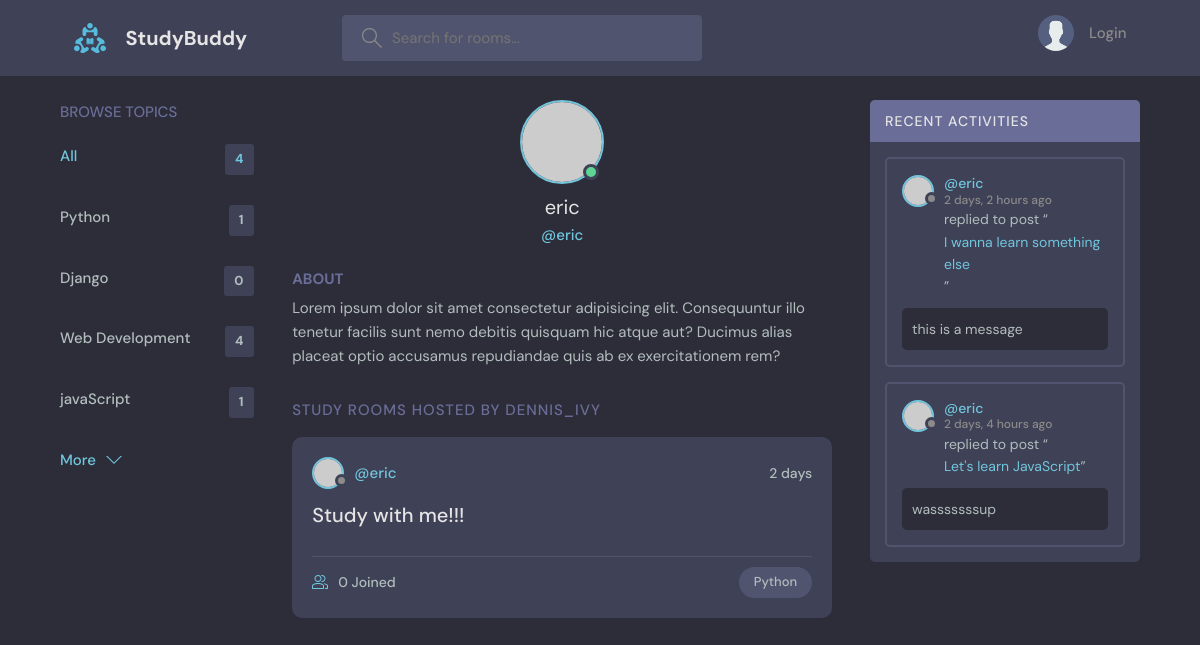
/profile/3, run on an earlier commit of the app's database.
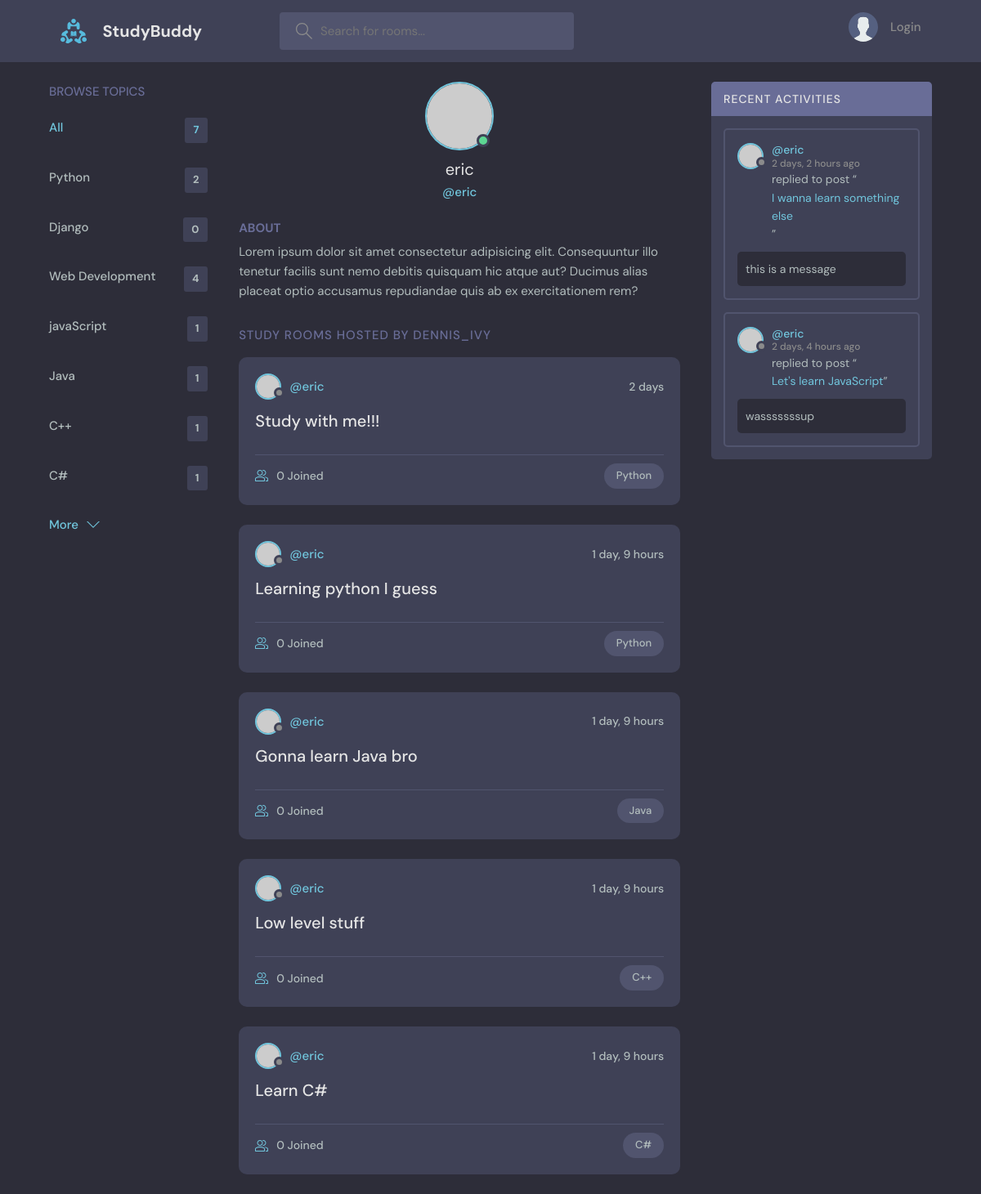
And on a later commit of the database.
### base/models.py (models this page shows, shortened)
class Topic(models.Model):
    name = models.CharField(max_length=200)

class Room(models.Model):
    host = models.ForeignKey(User, on_delete=models.SET_NULL, null=True)
    topic = models.ForeignKey(Topic, on_delete=models.SET_NULL, null=True) # a room can only have one topic
    name = models.CharField(max_length=200)
    description = models.TextField(null=True, blank=True)   # blanks allowed
    participants = models.ManyToManyField(User, related_name='participants', blank=True)
    updated = models.DateTimeField(auto_now=True)   # timestamp for when saved
    created = models.DateTimeField(auto_now_add=True)   # timestamp for when created
    def __str__(self):
        return self.name

class Message(models.Model):
    user = models.ForeignKey(User, on_delete=models.CASCADE) # note that we are using the default django User as imported
    room = models.ForeignKey(Room, on_delete=models.CASCADE) # one to many relationship, related to Room. CASCADE - when a room is deleted, all its messages are deleted
    body = models.TextField()
    updated = models.DateTimeField(auto_now=True)   # timestamp for when saved
    created = models.DateTimeField(auto_now_add=True)   # timestamp for when created
    class Meta:
        ordering = ['-updated', '-created'] # dash is descending order

### base/views.py (the view)
# urls.py: path('profile/<str:pk>', views.userProfile, name="user-profile"),
def userProfile(request, pk):
    user = User.objects.get(id=pk)
    rooms = user.room_set.all()
    room_messages = user.message_set.all()
    topics = Topic.objects.all()
    context = {'user' : user, 'rooms' : rooms, 'room_messages' : room_messages,
               'topics' : topics}
    return render(request, 'base/profile.html', context)

### base/templates/base/profile.html (shortened to what this page needs)
{% extends 'main.html' %} {% block content %}
  <main class="profile-page layout layout--3">
    <div class="container">
      {% include 'base/topics_component.html' %}
      <div class="roomList">
        <div class="profile">
          <div class="profile__avatar">
            <div class="avatar avatar--large active">
              <img src="https://randomuser.me/api/portraits/men/11.jpg" />
            </div>
          </div>
          <div class="profile__info">
            <h3>{{user.username}}</h3>
            <p>@{{user.username}}</p>
          </div>
          <div class="profile__about">
            <h3>About</h3>
            <p>
              Lorem ipsum dolor sit amet consectetur adipisicing elit. Consequuntur illo tenetur
              facilis sunt nemo debitis quisquam hic atque aut? Ducimus alias placeat optio
              accusamus repudiandae quis ab ex exercitationem rem?
            </p>
          </div>
        </div>
        <div class="roomList__header">
          <div>
            <h2>Study Rooms Hosted by dennis_ivy</a>
            </h2>
          </div>
        </div>
        {% include 'base/feed_component.html' %}
      </div>
      {% include 'base/activity_component.html' %}
    </div>
  </main>
  {% endblock content %}

### templates/main.html (shortened to what this page needs)
<!DOCTYPE html>
{% load static %}
<html lang="en">
  <head>
    <link rel="stylesheet" href="{% static 'styles/style.css' %}" />
  </head>
  <body>
    {% include 'navbar.html' %}  {% block content %} {% endblock %}
  </body>
</html>

### templates/navbar.html (shortened to what this page needs)
{% load static %}
<header class="header header--loggedIn">
  <div class="container">
    <a href="{% url 'home' %}" class="header__logo">
      <img src="{% static 'images/logo.svg' %}" />
      <h1>StudyBuddy</h1>
    </a>
    <form class="header__search" method="GET" action="{% url 'home' %}">
      <label>
        <input name="q" placeholder="Search for rooms..." />
      </label>
    </form>
    <nav class="header__menu">
      {% if request.user.is_authenticated %}
      <div class="header__user">
        <a href="{% url 'update-user' %}">
          <div class="avatar avatar--medium active">
            <img src="https://randomuser.me/api/portraits/men/37.jpg" />
          </div>
          <p>
            {{request.user.username}} <span>@{{request.user.username}}</span>
          </p>
        </a>
        <button class="dropdown-button">
          <svg
            version="1.1"
            xmlns="http://www.w3.org/2000/svg"
            width="32"
            height="32"
            viewBox="0 0 32 32"
          >
            <title>chevron-down</title>
            <path d="M16 21l-13-13h-3l16 16 16-16h-3l-13 13z"></path>
          </svg>
        </button>
      </div>
      {% else %}
      <a href="{% url 'login' %}">
        <img src="{% static 'images/avatar.svg' %}" />
        <p>Login</p>
      </a>
      {% endif %}
    </nav>
  </div>
</header>

### base/templates/base/topics_component.html
<div class="topics">
  <div class="topics__header">
    <h2>Browse Topics</h2>
  </div>
  <ul class="topics__list">
    <li>
      <a href="{% url 'home' %}" class="active">All <span>{{topics.count}}</span></a>
    </li>
    {% for topic in topics %}
    <li>
      <a href="{% url 'home' %}?q={{topic.name}}">{{topic.name}} <span>{{topic.room_set.all.count}}</span></a>
    </li>
    {% endfor %}
  </ul>
  <a class="btn btn--link" href="topics.html">
    More
    <svg
      version="1.1"
      xmlns="http://www.w3.org/2000/svg"
      width="32"
      height="32"
      viewBox="0 0 32 32"
    >
      <title>chevron-down</title>
      <path d="M16 21l-13-13h-3l16 16 16-16h-3l-13 13z"></path>
    </svg>
  </a>
</div>

### base/templates/base/feed_component.html (shortened to what this page needs)
{% for room in rooms %}
<div class="roomListRoom">
  <div class="roomListRoom__header">
    <a href="{% url 'user-profile' room.host.id %}" class="roomListRoom__author">
      <div class="avatar avatar--small">
        <img src="https://randomuser.me/api/portraits/women/11.jpg" />
      </div>
      <span>@{{room.host.username}}</span>
    </a>
    <div class="roomListRoom__actions">
      <span>{{room.created|timesince}}</span>
    </div>
  </div>
  <div class="roomListRoom__content">
    <a href="{% url 'room' room.id %}">{{room.name}}</a>
  </div>
  <div class="roomListRoom__meta">
    <a href="{% url 'room' room.id %}" class="roomListRoom__joined">
      {{room.participants.all.count}} Joined
    </a>
    <p class="roomListRoom__topic">{{room.topic.name}}</p>
  </div>
</div>
{% endfor %}

### base/templates/base/activity_component.html (shortened to what this page needs)
<div class="activities">
  <div class="activities__header">
    <h2>Recent Activities</h2>
  </div>
  {% for message in room_messages %}
  <div class="activities__box">
    <div class="activities__boxHeader roomListRoom__header">
      <a
        href="{% url 'user-profile' message.user.id %}"
        class="roomListRoom__author"
      >
        <div class="avatar avatar--small">
          <img src="https://randomuser.me/api/portraits/women/11.jpg" />
        </div>
        <p>
          @{{message.user}}
          <span>{{message.created|timesince}} ago</span>
        </p>
      </a>
    </div>
    <div class="activities__boxContent">
      <p>
        replied to post “<a href="{% url 'room' message.room.id %}">{{message.room}}</a>”
      </p>
      <div class="activities__boxRoomContent">
        {{message.body}}
      </div>
    </div>
  </div>
  {% endfor %}
</div>

What changed in the data, as far as the page shows it:
computed for Topic "Python": room_set.all.count "1" → "2"
added Topic: name "Java", room_set.all.count "1"
added Topic: name "C++", room_set.all.count "1"
added Topic: name "C#", room_set.all.count "1"
added Room: host.username "eric", created "1 day, 9 hours", name "Learning python I guess", participants.all.count "0", topic.name "Python"
added Room: host.username "eric", created "1 day, 9 hours", name "Gonna learn Java bro", participants.all.count "0", topic.name "Java"
added Room: host.username "eric", created "1 day, 9 hours", name "Low level stuff", participants.all.count "0", topic.name "C++"
added Room: host.username "eric", created "1 day, 9 hours", name "Learn C#", participants.all.count "0", topic.name "C#"
Also different on the page:
{{ topics.count }}: "4" → "7"
